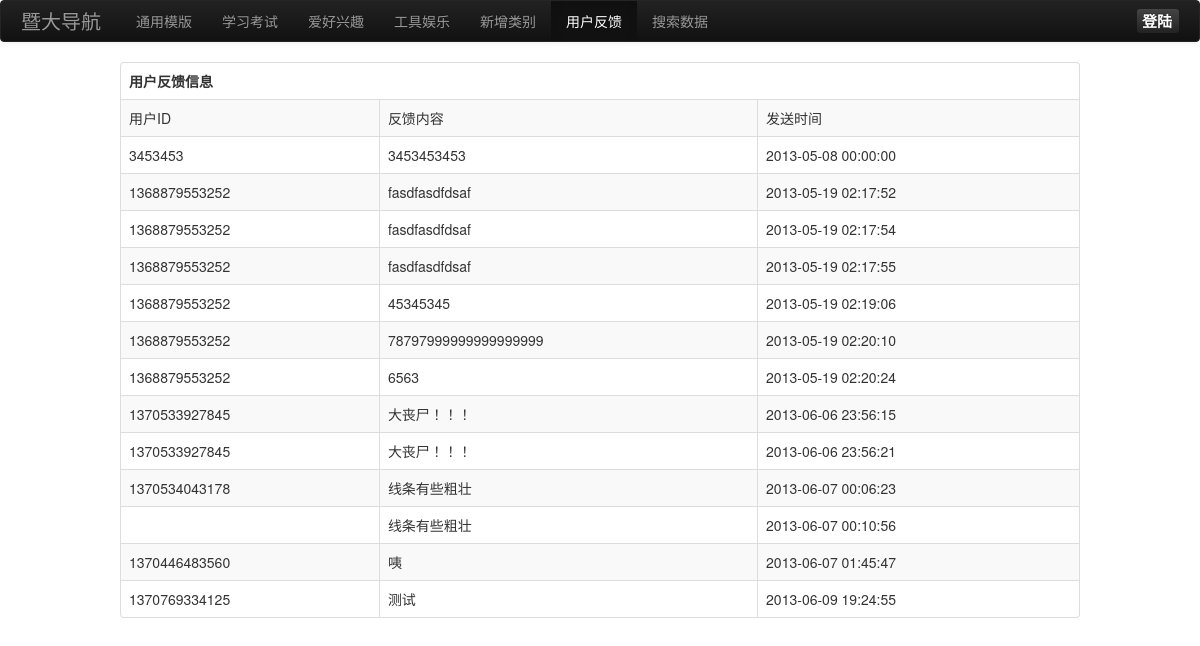
The page /admin/userfeedback.php (signed in) on the database its author committed.
### tables this page shows
CREATE TABLE IF NOT EXISTS `feedback` (
  `id` int(11) NOT NULL AUTO_INCREMENT,
  `uid` varchar(50) NOT NULL,
  `content` varchar(1000) NOT NULL,
  `time` datetime NOT NULL,
  PRIMARY KEY (`id`)
);

### admin/userfeedback.php (the view, shortened to what this page needs)
<!DOCTYPE html>
<html xmlns="http://www.w3.org/1999/xhtml">
<head>
    <link rel="stylesheet" type="text/css" href="css/bootstrap.min.css" />
    <link rel="stylesheet" type="text/css" href="css/index.css" />
    <link rel="stylesheet" type="text/css" href="css/common.css" />
</head>
<body>
	<div class="navbar navbar-inverse">
  <div class="navbar-inner">
    <a class="brand" href="">暨大导航</a>
    <ul class="nav">
      <li><a href="public.php">通用模版</a></li>
      <li><a href="major.php">学习考试</a></li>
      <li><a href="hobby.php">爱好兴趣</a></li>
      <li><a href="tool.php">工具娱乐</a></li>
      <li><a href="checktype.php">新增类别</a></li>
      <li  class="active"><a href="userfeedback.php">用户反馈</a></li>
      <li><a href="searchdata.php">搜索数据</a></li>
     </ul>
     <a class="label btn-inverse pull-right" id="loginbtn"  href="index.php">登陆</a>
  </div>
</div>
<?php
	$sql ="SELECT * FROM  `feedback` ORDER BY time;";
	$result = mysql_query($sql);
?>
<div class="content">
	 <table class="table table-hover table-bordered table-striped">
  <thead>
    <tr>
      <th>用户反馈信息</th>
    </tr>
  </thead>
  <tbody>
    <tr>
      <td>用户ID</td>
      <td>反馈内容</td>
      <td>发送时间</td>
    </tr>
  <?php
  	 while($row = mysql_fetch_array($result)){
	 	echo "<tr><td>".$row['uid']."</td><td>".$row['content']."</td><td>".$row['time']."</td></tr>";
	 }
  ?>
  </tbody>
</table>
</div>
</body>
</html>

### admin/css/index.css (style rules this page uses)
.content { width: 960px; margin: 0 auto; }
td { max-width: 500px; overflow: hidden; }

### admin/css/common.css (style rules this page uses)
#loginbtn { margin-top: 8px; width: 32px; height: 14px; font-size: 15px; padding: 5px; }

### rows shown on the page
feedback: uid "3453453", content "3453453453", time "2013-05-08 00:00:00"
feedback: uid "1368879553252", content "fasdfasdfdsaf", time "2013-05-19 02:17:52"
feedback: uid "1368879553252", content "fasdfasdfdsaf", time "2013-05-19 02:17:54"
feedback: uid "1368879553252", content "fasdfasdfdsaf", time "2013-05-19 02:17:55"
feedback: uid "1368879553252", content "45345345", time "2013-05-19 02:19:06"
feedback: uid "1368879553252", content "78797999999999999999", time "2013-05-19 02:20:10"
feedback: uid "1368879553252", content "6563", time "2013-05-19 02:20:24"
feedback: uid "1370533927845", content "大丧尸！！！", time "2013-06-06 23:56:15"
feedback: uid "1370533927845", content "大丧尸！！！", time "2013-06-06 23:56:21"
feedback: uid "1370534043178", content "线条有些粗壮", time "2013-06-07 00:06:23"
feedback: content "线条有些粗壮", time "2013-06-07 00:10:56"
feedback: uid "1370446483560", content "咦", time "2013-06-07 01:45:47"
feedback: uid "1370769334125", content "测试", time "2013-06-09 19:24:55"
